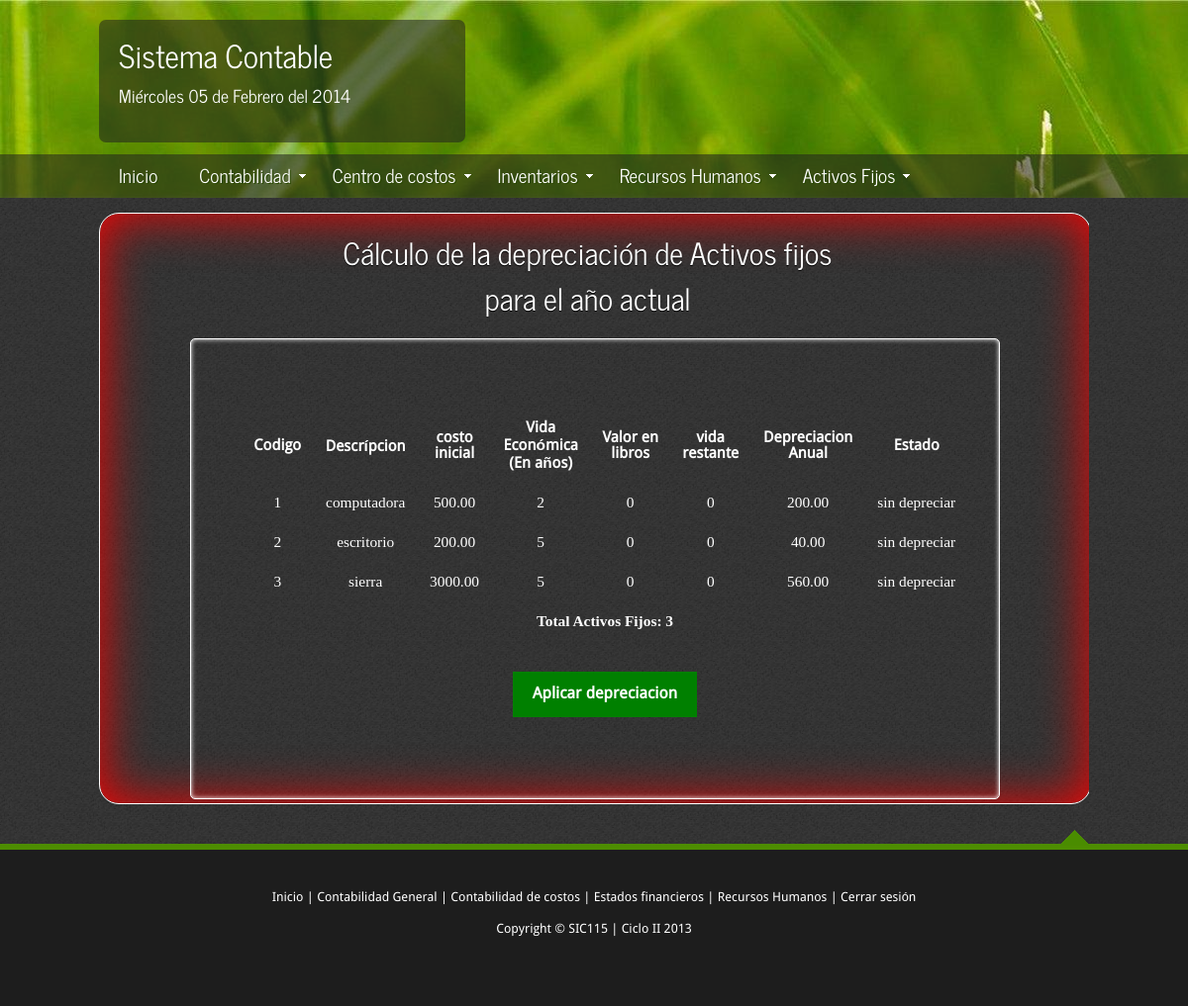
/depreciacion.php (signed in), run on the app's committed database.
### tables this page shows
CREATE TABLE IF NOT EXISTS `afijo` (
  `codigo` int(10) NOT NULL AUTO_INCREMENT,
  `descripcion` varchar(50) NOT NULL,
  `costo` decimal(10,2) NOT NULL,
  `fechaCompra` date NOT NULL,
  `vidaEco` int(11) NOT NULL,
  `localizacion` varchar(50) NOT NULL,
  `valorRecuperacion` decimal(10,2) NOT NULL,
  `observaciones` varchar(100) NOT NULL,
  `aniosVida` int(11) NOT NULL,
  `depreciacion` decimal(10,2) NOT NULL,
  `VL` decimal(10,0) NOT NULL,
  `estado` varchar(20) NOT NULL,
  PRIMARY KEY (`codigo`)
);

### depreciacion.php (the view, shortened to what this page needs)
<!DOCTYPE HTML>
<?php
   include 'funciones/funciones.php';
  $dias = array("Domingo","Lunes","Martes","Miércoles","Jueves","Viernes","Sábado");
  $meses = array("Enero","Febrero","Marzo","Abril","Mayo","Junio","Julio","Agosto","Septiembre","Octubre","Noviembre","Diciembre");
?>
<html>
<head>
  <link rel="stylesheet" type="text/css" href="css/style.css" />
  <link href="js/jquery-ui-1.10.3.custom/css/eggplant/jquery-ui-1.10.3.custom.css" rel="stylesheet">
</head>
<body>
  <div id="main">
    <header>
      <div id="logo">
         <div id="logo_text">
          <h1><a href="index.php">Sistema Contable</a><br> </h1>
             <h3> <?php
                echo $dias[date('w')]." ".date('d')." de ".$meses[date('n')-1]. " del ".date('Y');
              ?></h3>
        </div>
      </div>
      <nav>
      </nav>
    </header>
    <div id="site_content">
      <div class="content" style='width : 100%; border: 1px solid white; border-radius: 20px 20px 20px 20px; box-shadow: inset 0 0 50px red;'>
        <div>
          <h1>Cálculo de la depreciación de Activos fijos<br>para el año actual</h1>
          <form method='post'>
          <table  class="tablaEntrada" style=" width: 100%; text-aling=left;" >
          <tr>
            <td><b>Codigo</b></td>
            <td><b>Descrípcion</b></td>
            <td><b>costo<br>inicial</b></td>
            <td><b>Vida<br>Económica<br>(En años)</b></td>
            <td><b>Valor en<br>libros</b></td>
            <td><b>vida<br>restante</b></td>
            <td><b>Depreciacion<br>Anual</b></td>
            <td><b>Estado</b></td>
          </tr>
            <?php
              $query = "SELECT * FROM afijo";
              $result = mysql_query($query);
              $numero = 0;
              while($row = mysql_fetch_array($result))
              {
                echo "<tr><td ><font face=\"verdana\">".$row["codigo"] . "</font></td>";
                echo "<td><font face=\"verdana\">".$row["descripcion"] . "</font></td>";
                echo "<td><font face=\"verdana\">".$row["costo"] . "</font></td>";
                echo "<td><font face=\"verdana\">".$row["vidaEco"] . "</font></td>";
                echo "<td><font face=\"verdana\">".$row["VL"]."</font></td>";
                echo "<td><font face=\"verdana\">".$row["aniosVida"] . "</font></td>";
                echo "<td><font face=\"verdana\">".$row["depreciacion"]."</font></td>";
                echo "<td><font face=\"verdana\">".$row["estado"]."</font></td></tr>";
                $numero++;
              }
              echo "<tr><td colspan=\"15\"><font face=\"verdana\"><b>Total Activos Fijos: " . $numero .
                  "</b></font></td></tr>";
            ?>
              <tr>
                <td colspan="8">
                    <input class='boton' name="boton" type="submit"  value="Aplicar depreciacion">
              </td>
              </tr>
           </table>
        </form>
          </div>
        </div>
     </div>
    <div id="scroll">
      <a title="Scroll to the top" class="top" href="#"><img src="images/top.png" alt="top" /></a>
    </div>
    <footer>
      <p></p>
      <p><a href="index.php">Inicio</a>
           | <a href="examples.php">Contabilidad General</a>
           | <a href="page.php">Contabilidad de costos</a>
           | <a href="another_page.php">Estados financieros</a>
           | <a href="contact.php">Recursos Humanos</a>
           | <a href="funciones/logout.php"> Cerrar sesión </a>
      </p>
      <p>Copyright &copy; SIC115 | Ciclo II 2013</p>
    </footer>
  </div>
</body>
</html>

### css/style.css (style rules this page uses)
html { height: 100%; }
* { margin: 0; padding: 0; }
article, aside, figure, footer, header, hgroup, nav, section { display:block; }
body { font: normal .80em 'Droid Sans', arial, sans-serif; background: #F9F9F9; color: #FFF; }
p { padding: 0 0 16px 0; line-height: 1.7em; }
img { border: 0; }
h1, h2, h3, h4, h5, h6 { color: #FFF; letter-spacing: 0em; padding: 0 0 5px 0; }
h1, h2, h3 { font: normal 140% 'News Cycle', arial; margin: 0 0 15px 0; padding: 15px 0 5px 0; }
h3 { font-size: 140%; padding: 5px 0 0 0; }
a, a:hover { outline: none; text-decoration: none; color: #4D8D01; }
#main, #container, #logo, #site_content, footer { margin-left: auto; margin-right: auto; }
#main { background: #EEEEEE url(../images/dark.png); }
header { background: #444 url(../images/logo.jpg) no-repeat; height: 200px; }
#logo { width: 1000px; height: 180px; background: transparent; color: #888; padding: 20px 0 0 0; }
#logo #logo_text { width: 330px; border-radius: 7px; -moz-border-radius: 7px; -webkit-border: 7px; background: transparent url(../images/menubar.png); left: 0; padding: 10px 20px 20px 20px; }
#logo h1, #logo h2 { font: normal 250% 'News Cycle', arial, sans-serif; border-bottom: 0; text-transform: none; margin: 0; }
#logo_text h1, #logo_text h1 a, #logo_text h1 a:hover { padding: 0; color: #FFF; text-decoration: none; }
nav { height: 44px; margin: -44px auto 0 auto; color: #fef4e9; background: transparent url(../images/menubar.png); }
#site_content { width: 1000px; overflow: hidden; margin: 0px auto 0 auto; padding: 15px 0 25px 0; text-shadow: 0 1px #000; text-align: center; }
.sidebar h3, .content h1 { padding: 0 15px 20px 0; font: 200% 'News Cycle', arial, sans-serif; text-shadow: #000 0 1px; margin: 0 1px; }
.content { display: inline-block; text-align: left; width: 740px; margin: 0 0 15px 0; font-size: 120%; padding: 14px 0 0 0; }
.content div { display: block; text-align: center; }
footer { font: 100% 'Droid Sans', arial, sans-serif; height: 125px; padding: 28px 0 5px 0; text-align: center; background: #1D1D1D; color: #FFF; margin: 0; border-top: 6px solid #4D8D01; }
footer p { line-height: 1.7em; padding: 0 0 10px 0; }
footer a { color: #FFF; text-decoration: none; }
#scroll { position: relative; width: 1000px; margin: 0 auto; bottom: 15px; right: 0; background: red; padding: 0; }
#scroll a { float: right; margin: 0 0 0 0; padding: 0 0 0 0; }
#scroll a img { float: right; padding: 0 0 0 0; margin: 0; }
form { font: normal 1em 'Droid Sans', arial, sans-serif; color: #FFF; display: inline-block; text-align: center; border: 1px solid white; border-radius: 5px; box-shadow: 0 0 5px white; box-shadow: inset 0 0 5px white; padding: 50px 30px 50px 30px; }
.boton { font: normal .80em 'Droid Sans', arial, sans-serif; color: #FFF; font-weight: bold; font-size: 16px; background-color: green; padding: 15px 20px 15px 20px; border: 0px solid #000; margin: 20px 10px 0 10px; }
table { margin: 10px 10px 10px 10px; }
table tr th, table tr td { background: #555; color: #FFF; text-align: left; text-shadow: none; }
.tablaEntrada, .tablaEntrada thead, .tablaEntrada tbody, .tablaEntrada td { font: normal 1em 'Droid Sans', arial, sans-serif; color: #FFF; background-color: rgba(0,0,0,0); border: rgba(0,0,0,0); padding: 10px 10px 10px 10px; text-align: center; }

### data on the page
afijo: codigo "1", descripcion "computadora", costo "500.00", vidaEco "2", VL "0", aniosVida "0", depreciacion "200.00", estado "sin depreciar"
afijo: codigo "2", descripcion "escritorio", costo "200.00", vidaEco "5", VL "0", aniosVida "0", depreciacion "40.00", estado "sin depreciar"
afijo: codigo "3", descripcion "sierra", costo "3000.00", vidaEco "5", VL "0", aniosVida "0", depreciacion "560.00", estado "sin depreciar"

### other printed values
$numero "3"
